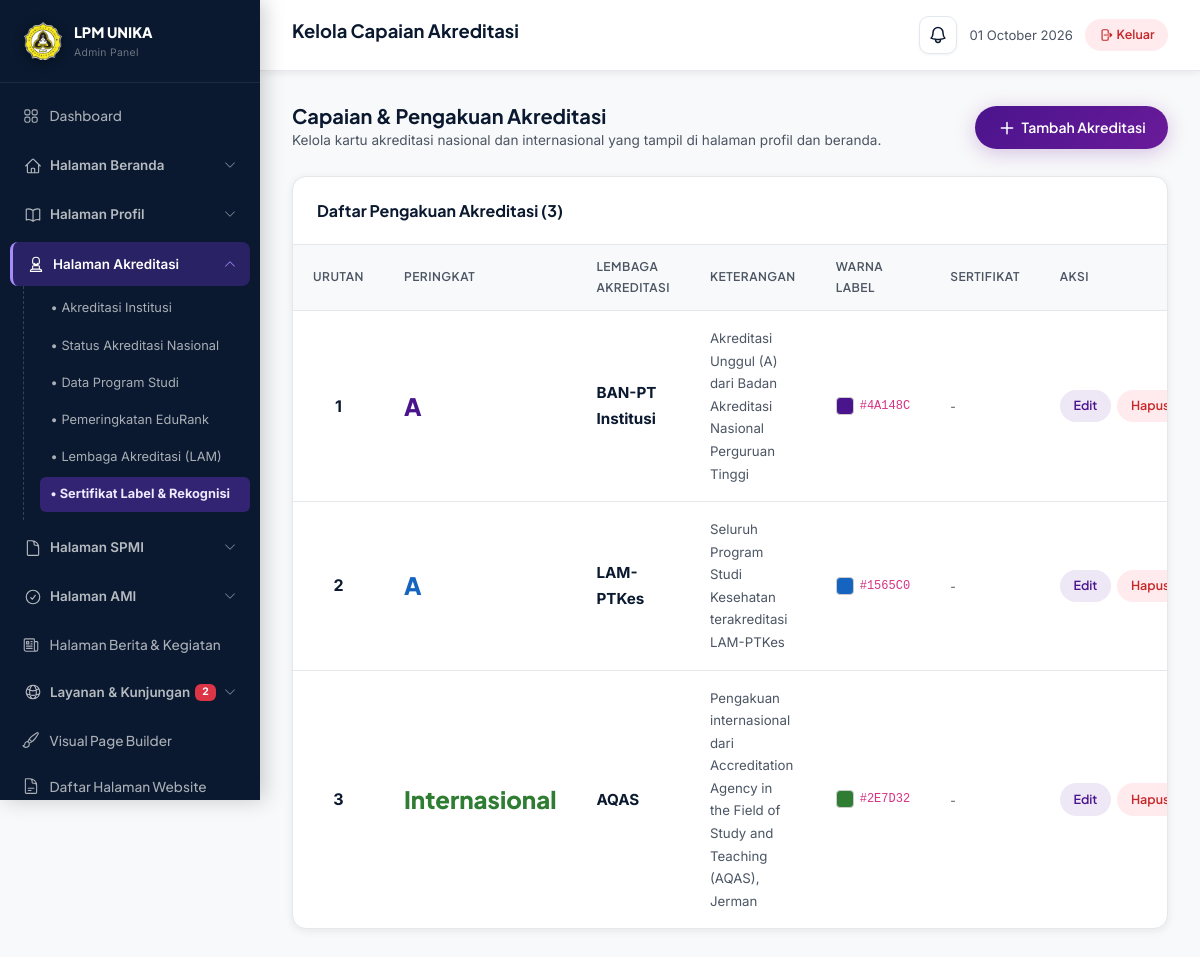
Before: /admin/akreditasi-list.php (signed in) with the older database file.
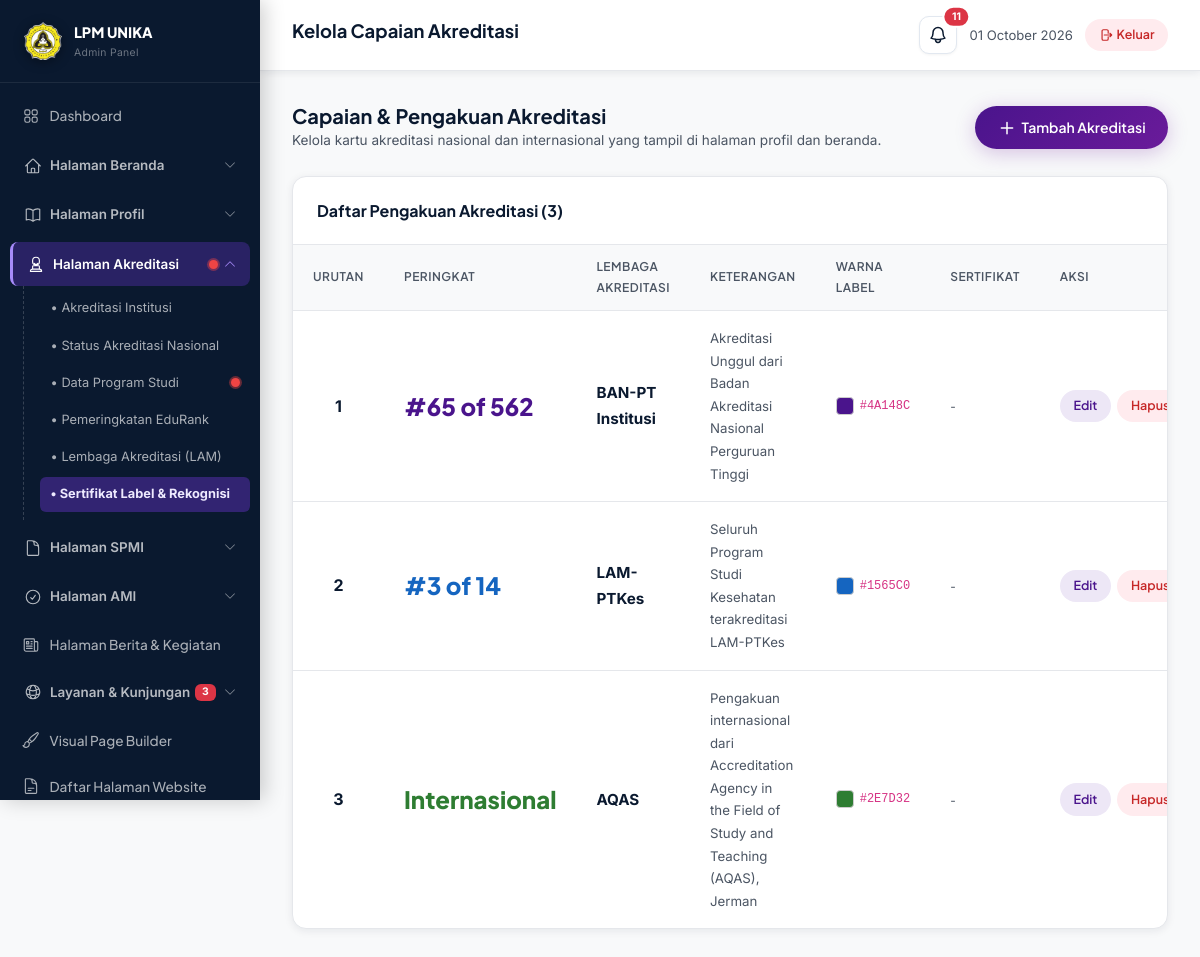
After: the same page with the newer database file.
### tables this page shows
CREATE TABLE `akreditasi` (
  `id` int(11) NOT NULL AUTO_INCREMENT,
  `lembaga` varchar(100) NOT NULL,
  `peringkat` varchar(50) NOT NULL,
  `keterangan` text DEFAULT NULL,
  `masa_berlaku` date DEFAULT NULL,
  `warna` varchar(30) DEFAULT 'var(--navy)',
  `urutan` int(11) DEFAULT 1,
  `created_at` timestamp NULL DEFAULT current_timestamp(),
  PRIMARY KEY (`id`)
);

### config/database.php (called while the page is built, shortened)
<?php
function getDB(): PDO {
    static $pdo = null;
    if ($pdo === null) {
        $host = DB_HOST;
        $dsn = "mysql:host=" . $host . ";dbname=" . DB_NAME . ";charset=" . DB_CHARSET;
        $options = [
            PDO::ATTR_ERRMODE            => PDO::ERRMODE_EXCEPTION,
            PDO::ATTR_DEFAULT_FETCH_MODE => PDO::FETCH_ASSOC,
            PDO::ATTR_EMULATE_PREPARES   => false,
        ];
        try {
            $pdo = new PDO($dsn, DB_USER, DB_PASS, $options);
        } catch (PDOException $e) {
            if (strpos($e->getMessage(), '2002') !== false && $host !== '127.0.0.1') {
                try {
                    $dsnFallback = "mysql:host=127.0.0.1;port=3306;dbname=" . DB_NAME . ";charset=" . DB_CHARSET;
                    $pdo = new PDO($dsnFallback, DB_USER, DB_PASS, $options);
                    return $pdo;
                } catch (PDOException $e2) {
                    die(json_encode(['error' => 'Database connection failed: ' . $e2->getMessage()]));
                }
            }
            die(json_encode(['error' => 'Database connection failed: ' . $e->getMessage()]));
        }
    }
    return $pdo;
}
function e(string $str): string {
    return htmlspecialchars($str, ENT_QUOTES, 'UTF-8');
}
function getAllPengaturan(bool $refresh = false): array {
    static $settings = null;
    if ($settings === null || $refresh) {
        try {
            $db = getDB();
            $stmt = $db->query("SELECT kunci, nilai FROM pengaturan");
            $settings = [];
            while ($row = $stmt->fetch()) {
                $settings[$row['kunci']] = $row['nilai'];
            }
        } catch (Exception $e) {
            $settings = [];
        }
    }
    return $settings;
}
function getPengaturan(string $kunci, string $default = ''): string {
    $all = getAllPengaturan();
    return isset($all[$kunci]) && $all[$kunci] !== '' ? $all[$kunci] : $default;
}
function checkAccreditationExpirations(): array {
    $alerts = [
        'expired' => [],
        'warning' => [],
        'total' => 0
    ];
    try {
        $db = getDB();
        $today = new DateTime();
        $inst_mb = getPengaturan('akred_institusi_masa_berlaku', '');
        $prodis = $db->query("SELECT * FROM akreditasi_prodi WHERE masa_berlaku IS NOT NULL AND masa_berlaku > '1970-01-01'")->fetchAll(PDO::FETCH_ASSOC);
        foreach ($prodis as $p) {
            $date = new DateTime($p['masa_berlaku']);
            $diff = (int)$today->diff($date)->format("%r%a");
            if ($diff <= 0) {
                $alerts['expired'][] = [
                    'tipe' => 'Prodi',
                    'nama' => $p['strata'] . ' ' . $p['program_studi'] . ' (' . $p['fakultas'] . ')',
                    'peringkat' => $p['peringkat'],
                    'tanggal' => $date->format('Y-m-d'),
                    'days' => abs($diff),
                    'link' => SITE_URL . '/admin/akreditasi-prodi-form.php?id=' . $p['id']
                ];
            } else if ($diff <= 730) {
                $alerts['warning'][] = [
                    'tipe' => 'Prodi',
                    'nama' => $p['strata'] . ' ' . $p['program_studi'] . ' (' . $p['fakultas'] . ')',
                    'peringkat' => $p['peringkat'],
                    'tanggal' => $date->format('Y-m-d'),
                    'days' => $diff,
                    'link' => SITE_URL . '/admin/akreditasi-prodi-form.php?id=' . $p['id']
                ];
            }
        }
        $lembagas = $db->query("SELECT * FROM lembaga_akreditasi WHERE masa_berlaku IS NOT NULL AND masa_berlaku > '1970-01-01'")->fetchAll(PDO::FETCH_ASSOC);
        $alerts['total'] = count($alerts['expired']) + count($alerts['warning']);
        $alerts['prodi_count'] = 0;
        $alerts['lembaga_count'] = 0;
        $alerts['institusi_count'] = 0;
        foreach (array_merge($alerts['expired'], $alerts['warning']) as $al) {
            if ($al['tipe'] === 'Prodi') $alerts['prodi_count']++;
            elseif ($al['tipe'] === 'Lembaga') $alerts['lembaga_count']++;
            elseif ($al['tipe'] === 'Institusi') $alerts['institusi_count']++;
        }
        $alerts['has_prodi_alert'] = ($alerts['prodi_count'] > 0);
        $alerts['has_lembaga_alert'] = ($alerts['lembaga_count'] > 0);
        $alerts['has_institusi_alert'] = ($alerts['institusi_count'] > 0);
    } catch (Exception $e) {}
    return $alerts;
}

### admin/akreditasi-list.php (the view, shortened to what the changed rows need)
<?php
$admin_page_title = 'Kelola Capaian Akreditasi';
$db = getDB();
$akreditasi = $db->query("SELECT * FROM akreditasi ORDER BY urutan ASC, id ASC")->fetchAll();
require_once __DIR__ . '/includes/admin-header.php';
?>
<div class="d-flex justify-content-between align-items-center mb-4 flex-wrap gap-2">
    <div>
        <h2 style="font-size:1.25rem;font-weight:700;color:var(--navy);margin:0;">Capaian &amp; Pengakuan Akreditasi</h2>
    </div>
</div>
<div class="admin-table-wrap">
    <?php if (empty($akreditasi)): ?>
    <div style="padding:3rem;text-align:center;color:var(--text-muted);">
        Belum ada data akreditasi. <a href="akreditasi-form.php" class="text-purple font-weight-600">Tambah sekarang</a>
    </div>
    <?php else: ?>
    <div style="overflow-x:auto;">
        <table class="admin-table">
            <thead>
                <tr>
                    <th width="60">Urutan</th>
                    <th width="140">Peringkat</th>
                    <th>Lembaga Akreditasi</th>
                    <th>Keterangan</th>
                    <th width="120">Warna Label</th>
                    <th width="110">Sertifikat</th>
                    <th width="130">Aksi</th>
                </tr>
            </thead>
            <tbody>
                <?php foreach ($akreditasi as $a): ?>
                <tr>
                    <td style="font-weight:700;font-size:1rem;color:var(--navy);text-align:center;"><?= (int)$a['urutan'] ?></td>
                    <td>
                        <span style="font-family:var(--font-heading);font-size:1.5rem;font-weight:800;color:<?= e($a['warna'] ?: 'var(--navy)') ?>;">
                            <?= e($a['peringkat']) ?>
                        </span>
                    </td>
                    <td>
                        <div style="font-weight:700;color:var(--navy);font-size:0.95rem;"><?= e($a['lembaga']) ?></div>
                    </td>
                    <td>
                        <div style="font-size:0.83rem;color:var(--text-muted);"><?= e($a['keterangan']) ?></div>
                    </td>
                    <td>
                        <div style="display:flex;align-items:center;gap:6px;">
                            <span style="width:18px;height:18px;border-radius:4px;background:<?= e($a['warna'] ?: '#0A192F') ?>;display:inline-block;border:1px solid #ccc;"></span>
                            <code style="font-size:0.75rem;"><?= e($a['warna']) ?></code>
                        </div>
                    </td>
                    <td>
                        <?php if (!empty($a['file_path']) && file_exists(__DIR__ . '/../uploads/penghargaan/' . $a['file_path'])): ?>
                            <a href="<?= SITE_URL ?>/uploads/penghargaan/<?= e($a['file_path']) ?>" target="_blank" class="btn btn-sm btn-outline-success d-inline-block" style="font-size:0.75rem;padding:0.25rem 0.6rem;border-radius:20px;text-decoration:none;">
                                <i class="bi bi-eye"></i> Berkas
                            </a>
                        <?php elseif (empty($a['link_url'])): ?>
                            <span style="font-size:0.75rem;color:var(--text-muted);">-</span>
                        <?php endif; ?>
                    </td>
                    <td>
                        <div style="display:flex;gap:0.4rem;">
                            <a href="akreditasi-form.php?id=<?= $a['id'] ?>" class="btn-action btn-edit">Edit</a>
                            <a href="akreditasi-list.php?delete=<?= $a['id'] ?>" class="btn-action btn-delete" onclick="return confirm('Hapus akreditasi ini?')">Hapus</a>
                        </div>
                    </td>
                </tr>
                <?php endforeach; ?>
            </tbody>
        </table>
    </div>
    <?php endif; ?>
</div>
<?php require_once __DIR__ . '/includes/admin-footer.php'; ?>

### admin/includes/admin-header.php (shortened to what the changed rows need)
<?php
$current_admin = basename($_SERVER['PHP_SELF'], '.php');
$accred_nav_alerts = checkAccreditationExpirations();
?>
<!DOCTYPE html>
<html lang="id">
<head>
    <link href="https://cdn.jsdelivr.net/npm/bootstrap@5.3.3/dist/css/bootstrap.min.css" rel="stylesheet">
    <link rel="stylesheet" href="https://cdn.jsdelivr.net/npm/bootstrap-icons@1.11.3/font/bootstrap-icons.min.css">
    <link rel="stylesheet" href="<?= SITE_URL ?>/assets/css/style.css?v=<?= time() ?>">
</head>
<body style="background:var(--bg-main);">
<aside class="admin-sidebar" id="adminSidebar">
    <nav class="admin-sidebar-nav" style="padding:0.75rem 0.6rem;">
        <?php $grp_akred = in_array($current_admin, ['akreditasi-institusi','akreditasi-status-nasional','lembaga-akreditasi-list','lembaga-akreditasi-form','akreditasi-prodi-list','akreditasi-prodi-form','akreditasi-list','akreditasi-form','pemeringkatan-setting']); ?>
        <div class="admin-nav-dropdown <?= $grp_akred ? 'open' : '' ?>">
            <button type="button" class="admin-dropdown-toggle <?= $grp_akred ? 'active' : '' ?>" onclick="toggleAdminNav(this)">
                <span class="d-flex align-items-center gap-2">
                    <span>Halaman Akreditasi</span>
                </span>
                <?php if ($accred_nav_alerts['has_institusi_alert'] || $accred_nav_alerts['has_lembaga_alert'] || $accred_nav_alerts['has_prodi_alert']): ?>
                    <span class="admin-red-dot" style="margin-right:6px;"></span>
                <?php endif; ?>
                <i class="bi bi-chevron-down nav-chevron"></i>
            </button>
            <div class="admin-dropdown-menu">
                <a href="<?= SITE_URL ?>/admin/akreditasi-prodi-list.php" class="admin-subnav-link <?= in_array($current_admin, ['akreditasi-prodi-list','akreditasi-prodi-form']) ? 'active' : '' ?>">
                    <span>• Data Program Studi</span>
                    <?php if ($accred_nav_alerts['has_prodi_alert']): ?>
                        <span class="admin-red-dot" title="<?= $accred_nav_alerts['prodi_count'] ?> prodi segera habis!"></span>
                    <?php endif; ?>
                </a>
            </div>
        </div>
        <?php
        $unread_feedback  = 0;
        $unread_kunjungan = 0;
        try {
            $db_inst = getDB();
            $unread_feedback  = (int)$db_inst->query("SELECT COUNT(*) FROM feedback WHERE status = 'Belum Dibaca' AND is_archived = 0")->fetchColumn();
            $unread_kunjungan = (int)$db_inst->query("SELECT COUNT(*) FROM permohonan_kunjungan WHERE status = 'Belum Dibaca' AND is_archived = 0")->fetchColumn();
        } catch (Exception $e) {}
        $grp_layanan = in_array($current_admin, ['kunjungan-list','feedback-kunjungan-list','feedback-kunjungan-detail','feedback-list','kunjungan-unit','feedback-kunjungan-pertanyaan','layanan-form-setting']);
        ?>
        <div class="admin-nav-dropdown <?= $grp_layanan ? 'open' : '' ?>">
            <button type="button" class="admin-dropdown-toggle <?= $grp_layanan ? 'active' : '' ?>" onclick="toggleAdminNav(this)">
                <span class="d-flex align-items-center gap-2">
                    <span>Layanan &amp; Kunjungan</span>
                </span>
                <?php if ($unread_kunjungan > 0 || $unread_feedback > 0): ?>
                    <span class="badge bg-danger ms-auto me-2" style="font-size:0.65rem;padding:0.2rem 0.45rem;"><?= ($unread_kunjungan + $unread_feedback) ?></span>
                <?php endif; ?>
                <i class="bi bi-chevron-down nav-chevron"></i>
            </button>
        </div>
    </nav>
</aside>
<div class="admin-content">
    <div class="admin-topbar">
        <h1 class="admin-topbar-title"><?= isset($admin_page_title) ? e($admin_page_title) : 'Dashboard' ?></h1>
        <div style="display:flex;align-items:center;gap:0.75rem;">
            <div class="dropdown">
                <button type="button" class="btn p-0 d-flex align-items-center justify-content-center position-relative" id="dropdownNotificationBtn" data-bs-toggle="dropdown" aria-expanded="false" style="width:38px;height:38px;border-radius:10px;background:#ffffff;border:1px solid #E2E8F0;color:var(--navy);box-shadow:0 1px 3px rgba(0,0,0,0.05);transition:all 0.15s ease;" title="Pemberitahuan Masa Berlaku Akreditasi">
                    <?php if (!empty($accred_nav_alerts['total']) && $accred_nav_alerts['total'] > 0): ?>
                        <span class="position-absolute top-0 start-100 translate-middle badge rounded-pill bg-danger" style="font-size:0.65rem;padding:0.25rem 0.45rem;border:2px solid #fff;">
                            <?= $accred_nav_alerts['total'] ?>
                        </span>
                    <?php endif; ?>
                </button>
            </div>
        </div>
    </div>
    <div class="admin-main">

Changed rows visible on the page:
changed akreditasi "BAN-PT Institusi": peringkat "A" → "#65 of 562"; keterangan "Akreditasi Unggul (A) dari Badan Akreditasi Nasional Perguruan Tinggi" → "Akreditasi Unggul dari Badan Akreditasi Nasional Perguruan Tinggi"
changed akreditasi "LAM-PTKes": peringkat "A" → "#3 of 14"
Other visible differences:
$unread_kunjungan + $unread_feedback: "2" → "3"
$accred_nav_alerts['total']: (not shown) → "11"
